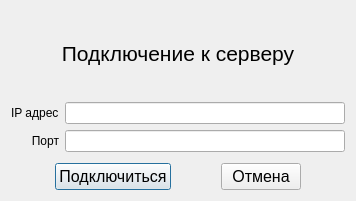
<?xml version="1.0" encoding="UTF-8"?>
<ui version="4.0">
 <class>Connection</class>
 <widget class="QDialog" name="Connection">
  <property name="geometry">
   <rect>
    <x>0</x>
    <y>0</y>
    <width>356</width>
    <height>201</height>
   </rect>
  </property>
  <property name="windowTitle">
   <string>Connect</string>
  </property>
  <layout class="QVBoxLayout" name="verticalLayout">
   <item>
    <spacer name="verticalSpacer_3">
     <property name="orientation">
      <enum>Qt::Vertical</enum>
     </property>
     <property name="sizeHint" stdset="0">
      <size>
       <width>20</width>
       <height>40</height>
      </size>
     </property>
    </spacer>
   </item>
   <item>
    <widget class="QLabel" name="lblConnectionToServer">
     <property name="font">
      <font>
       <pointsize>16</pointsize>
      </font>
     </property>
     <property name="text">
      <string>Подключение к серверу</string>
     </property>
     <property name="alignment">
      <set>Qt::AlignCenter</set>
     </property>
    </widget>
   </item>
   <item>
    <spacer name="verticalSpacer">
     <property name="orientation">
      <enum>Qt::Vertical</enum>
     </property>
     <property name="sizeHint" stdset="0">
      <size>
       <width>20</width>
       <height>40</height>
      </size>
     </property>
    </spacer>
   </item>
   <item>
    <layout class="QGridLayout" name="gridLayout">
     <item row="1" column="2">
      <widget class="QLineEdit" name="lePort"/>
     </item>
     <item row="0" column="2">
      <widget class="QLineEdit" name="leIp"/>
     </item>
     <item row="0" column="0" colspan="2">
      <widget class="QLabel" name="lblIp">
       <property name="text">
        <string>IP адрес</string>
       </property>
      </widget>
     </item>
     <item row="1" column="0" colspan="2">
      <widget class="QLabel" name="lblPort">
       <property name="text">
        <string>Порт</string>
       </property>
       <property name="alignment">
        <set>Qt::AlignRight|Qt::AlignTrailing|Qt::AlignVCenter</set>
       </property>
      </widget>
     </item>
    </layout>
   </item>
   <item>
    <spacer name="verticalSpacer_2">
     <property name="orientation">
      <enum>Qt::Vertical</enum>
     </property>
     <property name="sizeType">
      <enum>QSizePolicy::Fixed</enum>
     </property>
     <property name="sizeHint" stdset="0">
      <size>
       <width>20</width>
       <height>5</height>
      </size>
     </property>
    </spacer>
   </item>
   <item>
    <layout class="QHBoxLayout" name="horizontalLayout">
     <item>
      <widget class="QPushButton" name="pbConnect">
       <property name="sizePolicy">
        <sizepolicy hsizetype="Fixed" vsizetype="Fixed">
         <horstretch>0</horstretch>
         <verstretch>0</verstretch>
        </sizepolicy>
       </property>
       <property name="font">
        <font>
         <pointsize>12</pointsize>
        </font>
       </property>
       <property name="layoutDirection">
        <enum>Qt::LeftToRight</enum>
       </property>
       <property name="styleSheet">
        <string notr="true"/>
       </property>
       <property name="text">
        <string>Подключиться</string>
       </property>
      </widget>
     </item>
     <item>
      <widget class="QPushButton" name="pbCancel">
       <property name="sizePolicy">
        <sizepolicy hsizetype="Fixed" vsizetype="Fixed">
         <horstretch>0</horstretch>
         <verstretch>0</verstretch>
        </sizepolicy>
       </property>
       <property name="font">
        <font>
         <pointsize>12</pointsize>
        </font>
       </property>
       <property name="styleSheet">
        <string notr="true"/>
       </property>
       <property name="text">
        <string>Отмена</string>
       </property>
      </widget>
     </item>
    </layout>
   </item>
  </layout>
 </widget>
 <tabstops>
  <tabstop>leIp</tabstop>
  <tabstop>lePort</tabstop>
  <tabstop>pbConnect</tabstop>
  <tabstop>pbCancel</tabstop>
 </tabstops>
 <resources/>
 <connections/>
</ui>
